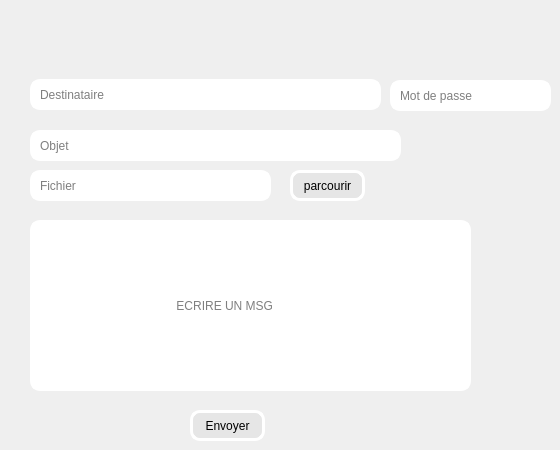
      <widget class="QWidget" name="tab_16">
       <attribute name="title">
        <string>Mailing</string>
       </attribute>
       <widget class="QLineEdit" name="rcpt">
        <property name="geometry">
         <rect>
          <x>30</x>
          <y>79</y>
          <width>351</width>
          <height>31</height>
         </rect>
        </property>
        <property name="styleSheet">
         <string notr="true">color: #b1b1b1;
color: rgb(0, 0, 0);
background-color: rgb(255, 255, 255);

 

    border-width: 3px;

    border-color: #ffffff;

    border-style: solid;

    border-radius: 10;



    padding: 3px;

    font-size: 12px;

    padding-left: 5px;

    padding-right: 5px;
</string>
        </property>
        <property name="placeholderText">
         <string>Destinataire</string>
        </property>
       </widget>
       <widget class="QLineEdit" name="subject">
        <property name="geometry">
         <rect>
          <x>30</x>
          <y>130</y>
          <width>371</width>
          <height>31</height>
         </rect>
        </property>
        <property name="styleSheet">
         <string notr="true">color: #b1b1b1;
color: rgb(0, 0, 0);
background-color: rgb(255, 255, 255);

 

    border-width: 3px;

    border-color: #ffffff;

    border-style: solid;

    border-radius: 10;



    padding: 3px;

    font-size: 12px;

    padding-left: 5px;

    padding-right: 5px;
</string>
        </property>
        <property name="placeholderText">
         <string>Objet</string>
        </property>
       </widget>
       <widget class="QLineEdit" name="mail_pass">
        <property name="geometry">
         <rect>
          <x>390</x>
          <y>80</y>
          <width>161</width>
          <height>31</height>
         </rect>
        </property>
        <property name="styleSheet">
         <string notr="true">color: #b1b1b1;
color: rgb(0, 0, 0);
background-color: rgb(255, 255, 255);

 

    border-width: 3px;

    border-color: #ffffff;

    border-style: solid;

    border-radius: 10;



    padding: 3px;

    font-size: 12px;

    padding-left: 5px;

    padding-right: 5px;
</string>
        </property>
        <property name="placeholderText">
         <string>Mot de passe</string>
        </property>
       </widget>
       <widget class="QLineEdit" name="file">
        <property name="geometry">
         <rect>
          <x>30</x>
          <y>170</y>
          <width>241</width>
          <height>31</height>
         </rect>
        </property>
        <property name="styleSheet">
         <string notr="true">color: #b1b1b1;
color: rgb(0, 0, 0);
background-color: rgb(255, 255, 255);

 

    border-width: 3px;

    border-color: #ffffff;

    border-style: solid;

    border-radius: 10;



    padding: 3px;

    font-size: 12px;

    padding-left: 5px;

    padding-right: 5px;
</string>
        </property>
        <property name="placeholderText">
         <string>Fichier</string>
        </property>
       </widget>
       <widget class="QLineEdit" name="msg">
        <property name="geometry">
         <rect>
          <x>30</x>
          <y>220</y>
          <width>441</width>
          <height>171</height>
         </rect>
        </property>
        <property name="styleSheet">
         <string notr="true">color: #b1b1b1;
color: rgb(0, 0, 0);
background-color: rgb(255, 255, 255);

 

    border-width: 3px;

    border-color: #ffffff;

    border-style: solid;

    border-radius: 10;



    padding: 3px;

    font-size: 12px;

    padding-left: 5px;

    padding-right: 5px;
</string>
        </property>
        <property name="placeholderText">
         <string>                                         ECRIRE UN MSG</string>
        </property>
       </widget>
       <widget class="QPushButton" name="browseBtn">
        <property name="geometry">
         <rect>
          <x>290</x>
          <y>170</y>
          <width>75</width>
          <height>31</height>
         </rect>
        </property>
        <property name="styleSheet">
         <string notr="true">color: #b1b1b1;
color: rgb(0, 0, 0);
background-color: rgb(230, 230, 230);

 

    border-width: 3px;

    border-color: #ffffff;

    border-style: solid;

    border-radius: 10;



    padding: 3px;

    font-size: 12px;

    padding-left: 5px;

    padding-right: 5px;</string>
        </property>
        <property name="text">
         <string>parcourir</string>
        </property>
        <property name="icon">
         <iconset>
          <normaloff>../../../../33/mbribrowse_99605.png</normaloff>../../../../33/mbribrowse_99605.png</iconset>
        </property>
       </widget>
       <widget class="QPushButton" name="sendBtn">
        <property name="geometry">
         <rect>
          <x>190</x>
          <y>410</y>
          <width>75</width>
          <height>31</height>
         </rect>
        </property>
        <property name="styleSheet">
         <string notr="true">color: #b1b1b1;
color: rgb(0, 0, 0);
background-color: rgb(230, 230, 230);

 

    border-width: 3px;

    border-color: #ffffff;

    border-style: solid;

    border-radius: 10;



    padding: 3px;

    font-size: 12px;

    padding-left: 5px;

    padding-right: 5px;</string>
        </property>
        <property name="text">
         <string>Envoyer</string>
        </property>
        <property name="icon">
         <iconset>
          <normaloff>../../../../33/send.png</normaloff>../../../../33/send.png</iconset>
        </property>
       </widget>
      </widget>
